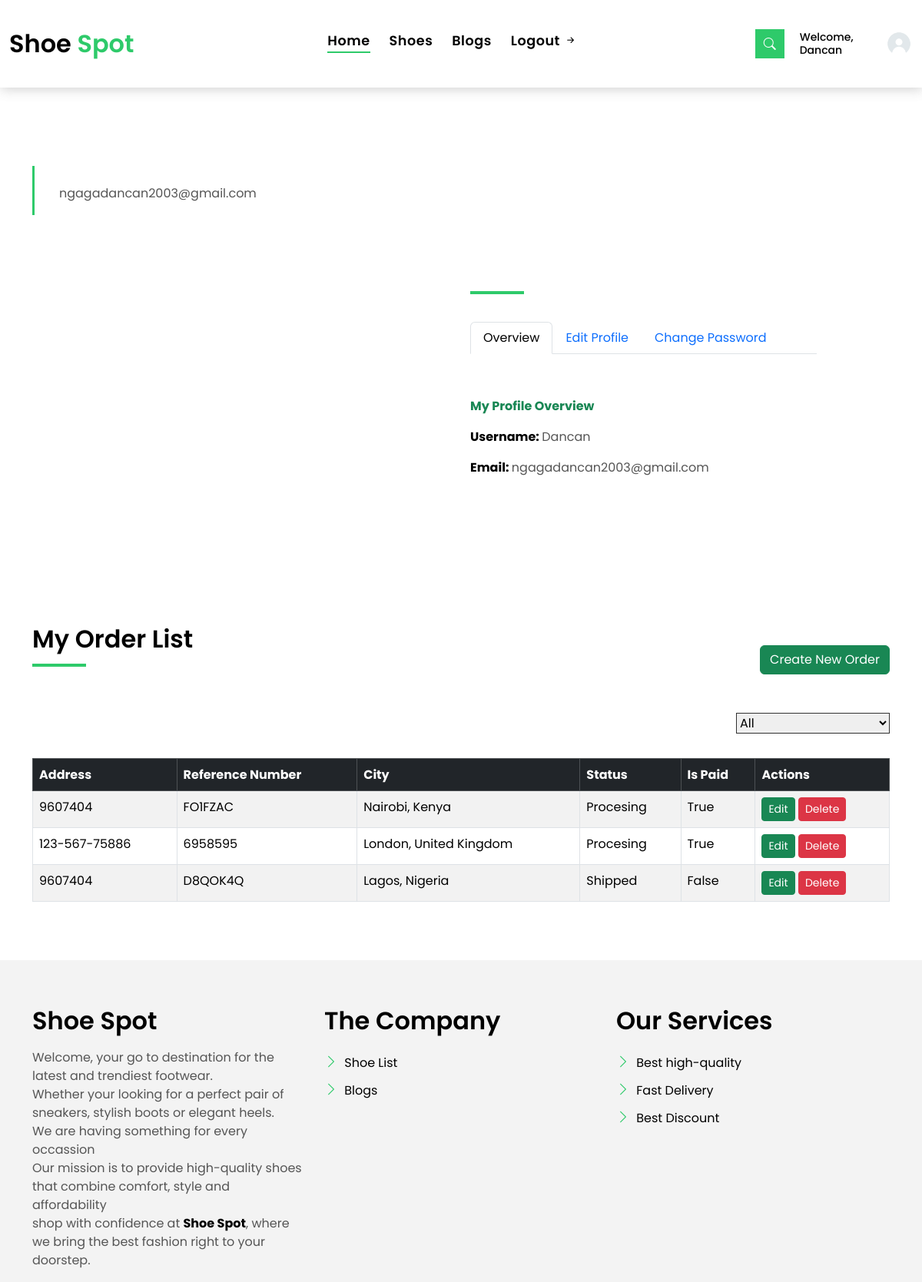
/user-profile (signed in), run on the app's committed database.
### accounts/models.py (models this page shows, shortened)
class User(AbstractUser):
    email = models.EmailField(unique=True)
    phone_number = models.CharField(max_length=15,null=True,blank=True)
    REQUIRED_FIELDS = ["email", "phone_number"]
    class Meta:
        db_table = "accounts"

### orders/models.py (models this page shows, shortened)
class Order(AbstractBaseModel):
    class OrderStatus(models.TextChoices):
        PENDING = "Pending", _("Pending")
        PROCESSING = "Procesing", _("Processing")
        SHIPPED = "Shipped", _("Shipped")
        DELIVERED = "Delivered", _("Delivered")
        CANCELED = "Canceled", _("Canceled")
    class PaymentMethods(models.TextChoices):
        FLUTTERWAVE = "FlutterWave", _("FlutterWave")
        PAYPAL = "Paypal", _("Paypal")
    id = models.UUIDField(primary_key=True, default=uuid.uuid4, editable=False)
    cart = models.OneToOneField(Cart, on_delete=models.CASCADE)
    city = models.ForeignKey(City, on_delete=models.PROTECT)
    phone = models.CharField(max_length=30)
    status = models.CharField(max_length=20, choices=OrderStatus.choices, default=OrderStatus.PENDING)
    address = models.CharField(max_length=50)
    reference_number = models.CharField(max_length=10, null=True, blank=True, unique=True)
    payment_method = models.CharField(max_length=50, choices=PaymentMethods.choices, default=PaymentMethods.PAYPAL)
    is_paid = models.BooleanField(default=False)
    postal_code = models.CharField(max_length=20, null=True, blank=True)

class City(AbstractBaseModel):
    name = models.CharField(max_length=100)
    country = models.ForeignKey(Country, on_delete=models.CASCADE)
    class Meta:
        verbose_name_plural = "Cities"
    def __str__(self):
        return f"{self.name}, {self.country}"
    """class Meta:
        constraints = models.UniqueConstraint(fields=["name", "country"], name="unique_city_name_country_case_insensitive")"""

class Country(AbstractBaseModel):
    name = models.CharField(max_length=100, validators=[validate_unique_country_name])
    class Meta:
        verbose_name_plural = "Countries"
    def __str__(self):
        return f"{self.name}"

### accounts/views.py (the view)
# urls.py: path('user-profile', views.user_profile, name='user-profile'),
@login_required(login_url="login-view")
def user_profile(request):
    user_form = UserUpdateProfileForm(instance=request.user)
    password_form = PasswordChangeForm(user=request.user)
    orders = Order.objects.all()
    context = {
        "form": user_form,
        "form1": password_form,
        'orders': orders
    }
    return render(request, "user-profile.html", context)

### templates/user-profile.html (shortened to what this page needs)
{% extends 'main.html' %}
{% load static %}
{% block content %}
  <main id="main">
    <section class="intro-single">
      <div class="container">
        <div class="row">
          <div class="col-md-12 col-lg-8">
            <div class="title-single-box">
              <span class="color-text-a">{{user.email}}</span>
            </div>
          </div>
        </div>
      </div>
    </section>
    <section class="agent-single">
      <div class="container">
        <div class="row">
          <div class="col-sm-12">
            <div class="row">
              <div class="col-md-6">
              </div>
              <div class="col-md-5 section-md-t3">
                <div class="agent-info-box">
                  <div class="agent-title">
                    <div class="title-box-d">
                      <h3 class="title-d">{{request.user.first_name}}
                        <br> {{user.last_name}}
                      </h3>
                    </div>
                  </div>
                  <ul class="nav nav-tabs nav-tabs-bordered">
                    <li class="nav-item">
                      <button class="nav-link active" data-bs-toggle="tab" data-bs-target="#profile-overview">Overview</button>
                    </li>
                    <li class="nav-item">
                      <button class="nav-link" data-bs-toggle="tab" data-bs-target="#profile-edit">Edit Profile</button>
                    </li>
                    <li class="nav-item">
                      <button class="nav-link" data-bs-toggle="tab" data-bs-target="#profile-change-password">Change Password</button>
                    </li>
                  </ul>
                  <div class="tab-content pt-2">
                  <div class="tab-pane fade show active profile-overview" id="profile-overview">
                  <div class="agent-content mb-3 mt-5">
                    <div class="info-agents color-a">
                      <p class="text-success"><strong>My Profile Overview</strong></p>
                      <p>
                        <strong>Username: </strong>
                        <span class="color-text-a"> {{user.username}} </span>
                      </p>
                      <p>
                        <strong>Email: </strong>
                        <span class="color-text-a"> {{user.email}}</span>
                      </p>
                    </div>
                  </div>
                  </div>
                  </div>
                </div>
              </div>
            </div>
          </div>
          <div class="col-md-12 section-t8">
          </div>
                    <div class="container mt-5">
                      <div class="d-flex justify-content-between align-items-center mb-4">
                        <div class="title-box-d">
                          <h3 class="title-d">My Order List</h3>
                        </div>
                          <a href="{% url 'orders:order-create' %}" class="btn btn-success">Create New Order</a>
                      </div>
                      <div class="row property-grid grid">
                        <div class="col-sm-12">
                          <div class="grid-option">
                            <form>
                              <select class="custom-select">
                                <option selected>All</option>
                              </select>
                            </form>
                          </div>
                        </div>
                      <div class="table-responsive">
                          <table class="table table-bordered table-striped">
                              <thead class="table-dark">
                                  <tr>
                                      <th>Address</th>
                                      <th>Reference Number</th>
                                      <th>City</th>
                                      <th>Status</th>
                                      <th>Is Paid</th>
                                      <th>Actions</th>
                                  </tr>
                              </thead>
                              <tbody>
                                  {% for order in orders %}
                                      <tr>
                                        <td>{{ order.address }}</td>
                                          <td>
                                              <a href="{% url 'orders:order-detail' order.id %}">{{ order.reference_number }}</a>
                                          </td>
                                          <td>{{ order.city }}</td>
                                          <td>{{ order.status }}</td>
                                          <td>{{ order.is_paid }}</td>
                                          <td>
                                              <a href="{% url 'orders:order-update' order.id %}" class="btn btn-success btn-sm">Edit</a>
                                              <a href="{% url 'orders:order-delete' order.id %}" class="btn btn-danger btn-sm">Delete</a>
                                          </td>
                                      </tr>
                                  {% endfor %}
                              </tbody>
                          </table>
                      </div>
                  </div>
    </section>
  </main>
  {% endblock content %}

### templates/main.html (shortened to what this page needs)
{% load static %}
<!DOCTYPE html>
<html lang="en">
<head>
  <link href="{% static 'assets/vendor/animate.css/animate.min.css' %}" rel="stylesheet">
  <link href="{% static 'assets/vendor/bootstrap/css/bootstrap.min.css' %}" rel="stylesheet">
  <link href="{% static 'assets/vendor/bootstrap-icons/bootstrap-icons.css' %}" rel="stylesheet">
  <link href="{% static 'assets/vendor/swiper/swiper-bundle.min.css' %}" rel="stylesheet">
  <link href="{% static 'assets/css/style.css' %}" rel="stylesheet">
</head>
<body>
    <nav class="navbar navbar-default navbar-trans navbar-expand-lg fixed-top">
      <div class="container">
        <a class="navbar-brand text-brand" href="{% url 'home-view' %}">Shoe<span class="color-b"> Spot</span></a>
        <div class="navbar-collapse collapse justify-content-center" id="navbarDefault">
          <ul class="navbar-nav">
            <li class="nav-item">
              <a class="nav-link active" href="{% url 'home-view' %}">Home</a>
            </li>
            <li class="nav-item">
              <a class="nav-link " href="{% url 'products:shoe-list' %}">Shoes</a>
            </li>
            <li class="nav-item">
              <a class="nav-link " href="{% url 'blog:blog-list'%}">Blogs</a>
            </li>
            <li class="nav-item">
              <a class="nav-link " href="{% url 'logout-view' %}">Logout <i class="bi bi-arrow-right-short"></i></a>
            </li>
          </ul>
        </div>
        <button type="button" class="btn btn-b-n navbar-toggle-box navbar-toggle-box-collapse" data-bs-toggle="collapse" data-bs-target="#navbarTogglerDemo01">
          <i class="bi bi-search"></i>
        </button>
      </div>
      <div style="display: flex; align-items: center;">
        <a href="{% url 'user-profile' %}"><h5 style="font-size: 14px;" class="m-2">Welcome, {{ user.username }}</h5></a>
        <a href="{% url 'user-profile' %}"><img src="{% static 'assets/img/profile_pic.jpg' %}" alt="User Image" style="width: 40px; height: 40px; border-radius: 50%; margin-right: 10px;">
        </a></div>
    </nav>
    {% block content %}{% endblock content %}
    <section class="section-footer">
        <div class="container">
          <div class="row">
            <div class="col-sm-12 col-md-4">
              <div class="widget-a">
                <div class="w-header-a">
                  <h3 class="w-title-a text-brand">Shoe Spot</h3>
                </div>
                <div class="w-body-a">
                  <p class="w-text-a color-text-a">
                  Welcome, your go to destination for the latest and trendiest footwear.<br>
                   Whether your looking for a perfect pair of sneakers, stylish boots or elegant heels.<br>
                   We are having something for every occassion<br>
                   Our mission is to provide high-quality shoes that combine comfort, style and affordability<br>
                   shop with confidence at <a href="{% url 'home-view' %}"><strong>Shoe Spot</strong></a>, where we bring the best fashion right to your doorstep.
                  </p>
                </div>
              </div>
            </div>
            <div class="col-sm-12 col-md-4 section-md-t3">
              <div class="widget-a">
                <div class="w-header-a">
                  <h3 class="w-title-a text-brand">The Company</h3>
                </div>
                <div class="w-body-a">
                  <div class="w-body-a">
                    <ul class="list-unstyled">
                      <li class="item-list-a">
                        <i class="bi bi-chevron-right"></i> <a href="#">Shoe List</a>
                      </li>
                      <li class="item-list-a">
                        <i class="bi bi-chevron-right"></i> <a href="#">Blogs</a>
                      </li>
                    </ul>
                  </div>
                </div>
              </div>
            </div>
            <div class="col-sm-12 col-md-4 section-md-t3">
              <div class="widget-a">
                <div class="w-header-a">
                  <h3 class="w-title-a text-brand">Our Services</h3>
                </div>
                <div class="w-body-a">
                  <ul class="list-unstyled">
                    <li class="item-list-a">
                      <i class="bi bi-chevron-right"></i> <a href="#">Best high-quality</a>
                    </li>
                    <li class="item-list-a">
                      <i class="bi bi-chevron-right"></i> <a href="#">Fast Delivery</a>
                    </li>
                    <li class="item-list-a">
                      <i class="bi bi-chevron-right"></i> <a href="#">Best Discount</a>
                    </li>
                  </ul>
                </div>
              </div>
            </div>
          </div>
        </div>
      </section>
</body>
</html>

### data on the page
User: username "Dancan", email "ngagadancan2003@gmail.com"
Order: address "9607404", reference_number "FO1FZAC", city "Nairobi, Kenya", status "Procesing", is_paid "True"
Order: address "123-567-75886", reference_number "6958595", city "London, United Kingdom", status "Procesing", is_paid "True"
Order: address "9607404", reference_number "D8QOK4Q", city "Lagos, Nigeria", status "Shipped", is_paid "False"
